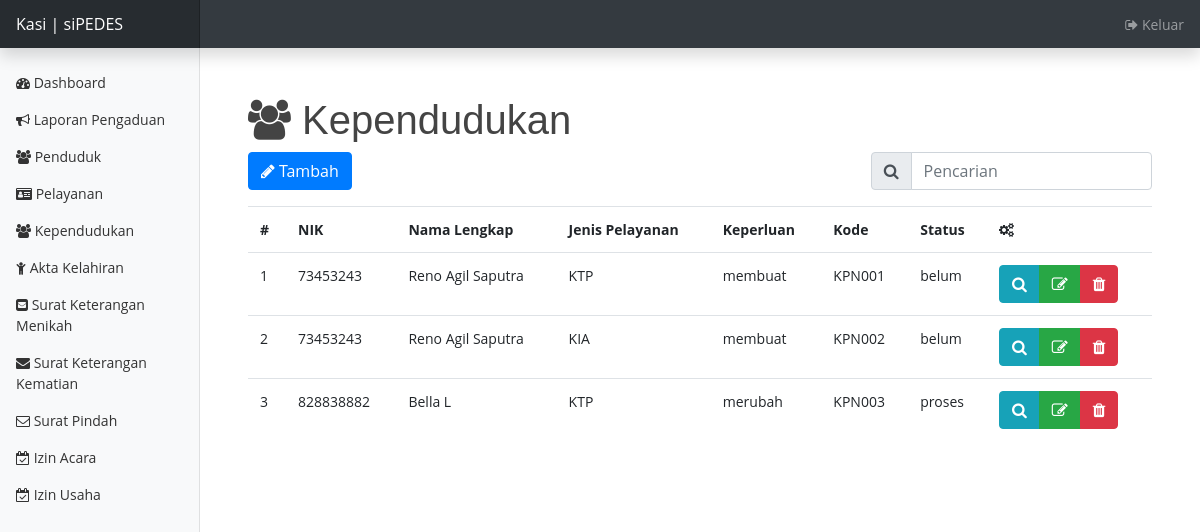
The page /index.php/petugas/kependudukan on the database its author committed.
### tables this page shows
CREATE TABLE `kependudukan` (
  `id_kependudukan` int(11) NOT NULL,
  `id_penduduk` int(11) NOT NULL,
  `jenis_pelayanan` varchar(255) NOT NULL,
  `keperluan` varchar(255) NOT NULL,
  `gambar_surat_pengantar` text NOT NULL,
  `gambar_akta_kelahiran` text NOT NULL,
  `waktu` datetime NOT NULL,
  `kode` varchar(255) NOT NULL,
  `status` varchar(255) NOT NULL
);

CREATE TABLE `penduduk` (
  `id_penduduk` int(11) NOT NULL,
  `nik` varchar(255) NOT NULL,
  `no_kk` varchar(255) NOT NULL,
  `nama_lengkap` varchar(255) NOT NULL,
  `tmp_lahir` varchar(255) NOT NULL,
  `tgl_lahir` date NOT NULL,
  `jk` char(1) NOT NULL,
  `kewarganegaraan` varchar(255) NOT NULL,
  `status_perkawinan` varchar(255) NOT NULL,
  `agama` varchar(255) NOT NULL,
  `pekerjaan` varchar(255) NOT NULL,
  `telp` varchar(255) NOT NULL,
  `alamat` text NOT NULL,
  `rt` int(11) NOT NULL,
  `rw` int(11) NOT NULL,
  `no_rumah` varchar(255) NOT NULL,
  `kelurahan_desa` varchar(255) NOT NULL,
  `kecamatan` varchar(255) NOT NULL,
  `kabupaten_kota` varchar(255) NOT NULL,
  `kode_pos` int(11) NOT NULL,
  `kata_sandi` varchar(255) NOT NULL,
  `foto` text NOT NULL
);

### application/controllers/Petugas.php (called while the page is built, shortened)
<?php
class Petugas extends CI_Controller {
	public function __construct(){
		$this->load->library('form_validation');
		$this->load->model('MyModel');
	}
	public function kependudukan() {
		if($this->input->post('search')) {
			$this->db->join('penduduk','penduduk.id_penduduk = pelayanan.id_penduduk','left');
			$this->db->order_by('nik','asc');
			$this->db->like('nik', $this->input->post('search'));
			$this->db->or_like('nama_lengkap', $this->input->post('search'));
			$this->db->or_like('kode', $this->input->post('search'));
			$data['kependudukan'] = $this->db->get('kependudukan')->result_array();
		} else {
			$data['kependudukan'] = $this->MyModel->getKependudukan();
		}
		$this->load->view('template/header_pet');
		$this->load->view('petugas/kependudukan', $data);
		$this->load->view('template/footer_pet');
	}
}

### index.php (called while the page is built, shortened)
<?php
require_once BASEPATH.'core/CodeIgniter.php';

### application/models/MyModel.php (called while the page is built, shortened)
<?php
class MyModel extends CI_Model {
	public function getKependudukan() {
		$this->db->join('penduduk','penduduk.id_penduduk = kependudukan.id_penduduk','left');
		$this->db->order_by('nik','asc');
		return $this->db->get('kependudukan')->result_array();
	}
}

### application/views/petugas/kependudukan.php (the view, shortened to what this page needs)
<h1><i class="fa fa-users"></i> Kependudukan</h1>
<div class="row">
	<div class="col-lg-8">
		<a href="<?= base_url('petugas/kependudukan/tambah'); ?>" class="btn btn-primary mb-2"><i class="fa fa-pencil"></i>
			Tambah</a>
	</div>
	<div class="col-lg-4">
		<form action="" method="post">
			<div class="input-group mb-3">
				<div class="input-group-prepend">
					<span class="input-group-text" id="basic-addon1"><i class="fa fa-search"></i></span>
				</div>
				<input type="text" name="search" class="form-control" placeholder="Pencarian" aria-label="Pencarian"
					aria-describedby="basic-addon1">
			</div>
		</form>
	</div>
</div>
<div class="table-responsive">
	<table class="table table-hover">
		<tr>
			<th>#</th>
			<th>NIK</th>
			<th>Nama Lengkap</th>
			<th>Jenis Pelayanan</th>
			<th>Keperluan</th>
			<th>Kode</th>
			<th>Status</th>
			<th><i class="fa fa-cogs"></i></th>
		</tr>
		<?php
			$no = 1;
			foreach($kependudukan as $kp) :
		?>
		<tr>
			<td><?= $no++; ?></td>
			<td><?= $kp['nik']; ?></td>
			<td><?= $kp['nama_lengkap']; ?></td>
			<td><?= $kp['jenis_pelayanan']; ?></td>
			<td><?= $kp['keperluan']; ?></td>
			<td><?= $kp['kode']; ?></td>
			<td><?= $kp['status']; ?></td>
			<td>
				<div class="btn-group">
					<a href="" data-toggle="modal" data-target="#kependudukan<?= $kp['id_kependudukan']; ?>"
						class="btn btn-info"><i class="fa fa-search"></i></a>
					<a href="<?= base_url('petugas/kependudukan/edit/').$kp['id_kependudukan']; ?>" class="btn btn-success"><i
							class="fa fa-edit"></i></a>
					<a onclick="return confirm('Yakin?')"
						href="<?= base_url('petugas/kependudukan/hapus/').$kp['id_kependudukan']; ?>" class="btn btn-danger"><i
							class="fa fa-trash"></i></a>
				</div>
			</td>
		</tr>
		<?php endforeach; ?>
	</table>
</div>

### assets/css/style.css (style rules this page uses)
body { font-family: "Open Sans", sans-serif; color: #444444; }
a { color: #49b5e7; }
h1, h2, h3, h4, h5, h6 { font-family: "Dosis", sans-serif; }

### assets/css/dashboard.css (style rules this page uses)
body { font-size: .875rem; }

### rows shown on the page
kependudukan: id_penduduk.nik "73453243", id_penduduk.nama_lengkap "Reno Agil Saputra", jenis_pelayanan "KTP", keperluan "membuat", kode "KPN001", status "belum"
kependudukan: id_penduduk.nik "73453243", id_penduduk.nama_lengkap "Reno Agil Saputra", jenis_pelayanan "KIA", keperluan "membuat", kode "KPN002", status "belum"
kependudukan: id_penduduk.nik "828838882", id_penduduk.nama_lengkap "Bella L", jenis_pelayanan "KTP", keperluan "merubah", kode "KPN003", status "proses"
